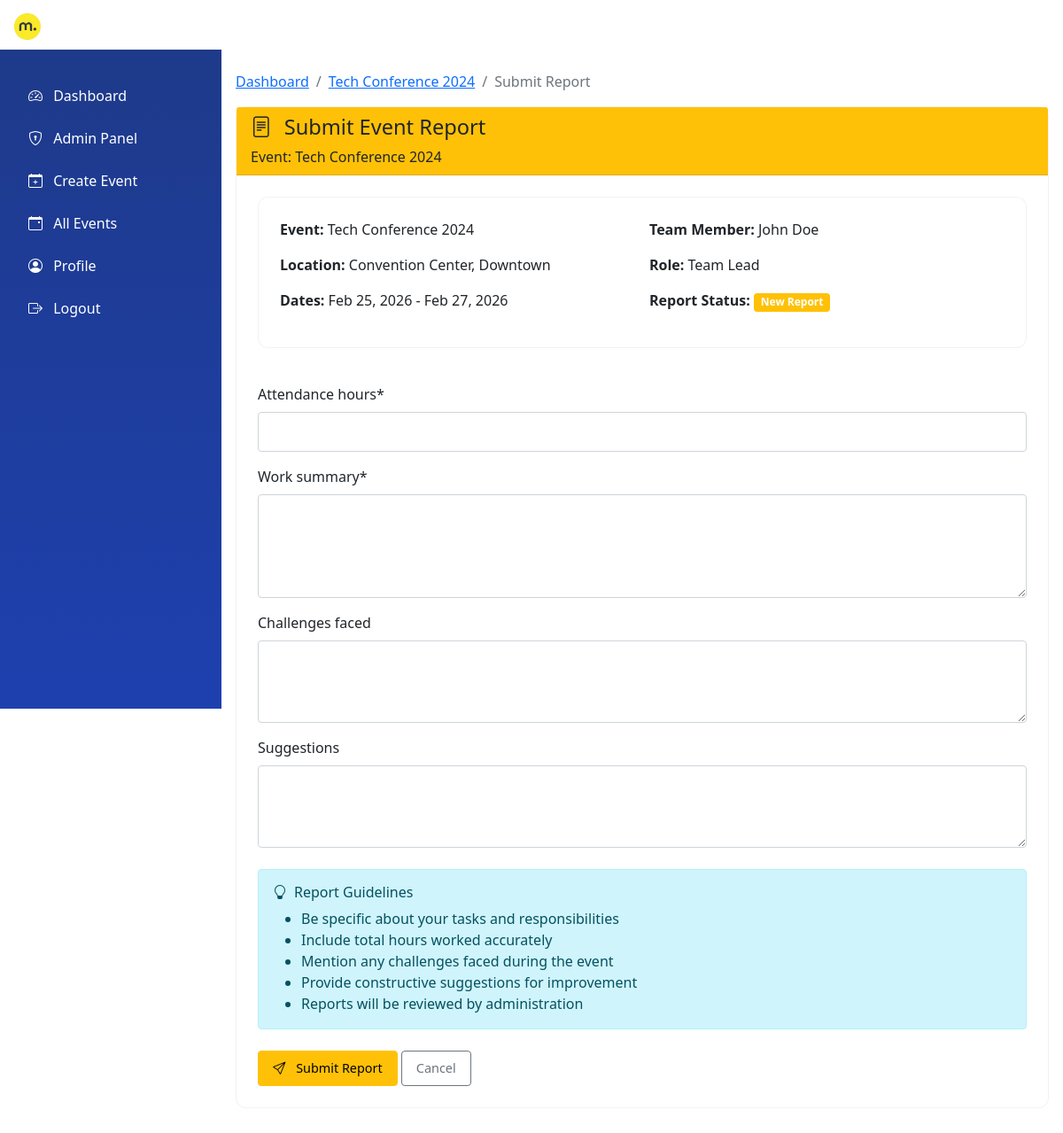
The page /reports/create/1/ (signed in) on the database its author committed.
### events/models.py (models this page shows, shortened)
class EventAssignment(models.Model):
    event = models.ForeignKey(Event, on_delete=models.CASCADE, related_name='assignments')
    team_member = models.ForeignKey(TeamMember, on_delete=models.CASCADE, related_name='event_assignments')
    is_team_lead = models.BooleanField(default=False)
    assigned_at = models.DateTimeField(auto_now_add=True)
    class Meta:
        unique_together = ['event', 'team_member']

class Event(models.Model):
    EVENT_STATUS = (
        ('upcoming', 'Upcoming'),
        ('ongoing', 'Ongoing'),
        ('completed', 'Completed'),
        ('cancelled', 'Cancelled'),
    )
    name = models.CharField(max_length=200)
    description = models.TextField()
    location = models.CharField(max_length=200)
    start_date = models.DateTimeField()
    end_date = models.DateTimeField()
    status = models.CharField(max_length=20, choices=EVENT_STATUS, default='upcoming')
    created_by = models.ForeignKey(User, on_delete=models.CASCADE)
    created_at = models.DateTimeField(auto_now_add=True)

### teams/models.py (models this page shows, shortened)
class TeamMember(models.Model):
    user = models.OneToOneField(User, on_delete=models.CASCADE, related_name='team_member')
    phone = models.CharField(max_length=15, unique=True)  # M-Pesa phone number
    id_number = models.CharField(max_length=20, blank=True, null=True)  # National ID
    address = models.TextField()
    shift_rate = models.DecimalField(max_digits=10, decimal_places=2, default=0, validators=[MinValueValidator(0)])
    mpesa_number = models.CharField(max_length=15, default="")  # M-Pesa phone for payments
    mpesa_name = models.CharField(max_length=100, blank=True)  # Name as registered in M-Pesa
    is_verified = models.BooleanField(default=False)
    created_at = models.DateTimeField(auto_now_add=True)

### invoices/views.py (the view)
# urls.py: path('reports/create/<int:assignment_id>/', invoice_views.create_report, name='create_report'),
@login_required
def create_report(request, assignment_id):
    assignment = get_object_or_404(EventAssignment, id=assignment_id)
    if not (request.user.is_staff or assignment.team_member.user == request.user):
        messages.error(request, 'You are not authorized to create reports for this assignment.')
        return redirect('dashboard')
    if EventReport.objects.filter(event_assignment=assignment).exists():
        messages.warning(request, 'A report already exists for this assignment.')
        return redirect('event_detail', event_id=assignment.event.id)
    if request.method == 'POST':
        form = EventReportForm(request.POST)
        if form.is_valid():
            report = form.save(commit=False)
            report.event_assignment = assignment
            report.save()
            messages.success(request, 'Report submitted successfully!')
            return redirect('event_detail', event_id=assignment.event.id)
    else:
        form = EventReportForm()
    return render(request, 'invoices/create_report.html', {
        'form': form,
        'assignment': assignment,
    })

### invoices/forms.py (shortened to what this page needs)
class EventReportForm(forms.ModelForm):
    class Meta:
        model = EventReport
        fields = ['attendance_hours', 'work_summary', 'challenges_faced', 'suggestions']
        widgets = {
            'work_summary': forms.Textarea(attrs={'rows': 4}),
            'challenges_faced': forms.Textarea(attrs={'rows': 3}),
            'suggestions': forms.Textarea(attrs={'rows': 3}),
        }

### templates/invoices/create_report.html (shortened to what this page needs)
{% extends 'base.html' %}
{% load crispy_forms_tags %}
{% block content %}
<div class="row">
    <div class="col-12">
        <nav aria-label="breadcrumb">
            <ol class="breadcrumb">
                <li class="breadcrumb-item"><a href="{% url 'dashboard' %}">Dashboard</a></li>
                <li class="breadcrumb-item"><a href="{% url 'event_detail' assignment.event.id %}">{{ assignment.event.name }}</a></li>
                <li class="breadcrumb-item active" aria-current="page">Submit Report</li>
            </ol>
        </nav>
        <div class="card">
            <div class="card-header bg-warning text-dark">
                <h4 class="mb-0">
                    <i class="bi bi-file-text me-2"></i> Submit Event Report
                </h4>
                <p class="mb-0 mt-2">Event: {{ assignment.event.name }}</p>
            </div>
            <div class="card-body">
                <div class="row mb-4">
                    <div class="col-md-12">
                        <div class="card">
                            <div class="card-body">
                                <div class="row">
                                    <div class="col-md-6">
                                        <p><strong>Event:</strong> {{ assignment.event.name }}</p>
                                        <p><strong>Location:</strong> {{ assignment.event.location }}</p>
                                        <p><strong>Dates:</strong> {{ assignment.event.start_date|date:"M d, Y" }} - {{ assignment.event.end_date|date:"M d, Y" }}</p>
                                    </div>
                                    <div class="col-md-6">
                                        <p><strong>Team Member:</strong> {{ assignment.team_member.user.get_full_name }}</p>
                                        <p><strong>Role:</strong> {% if assignment.is_team_lead %}Team Lead{% else %}Team Member{% endif %}</p>
                                        <p><strong>Report Status:</strong> <span class="badge bg-warning">New Report</span></p>
                                    </div>
                                </div>
                            </div>
                        </div>
                    </div>
                </div>
                <form method="post">
                    {{ form|crispy }}
                    <div class="alert alert-info mt-4">
                        <h6><i class="bi bi-lightbulb me-2"></i>Report Guidelines</h6>
                        <ul class="mb-0">
                            <li>Be specific about your tasks and responsibilities</li>
                            <li>Include total hours worked accurately</li>
                            <li>Mention any challenges faced during the event</li>
                            <li>Provide constructive suggestions for improvement</li>
                            <li>Reports will be reviewed by administration</li>
                        </ul>
                    </div>
                    <div class="mt-4">
                        <button type="submit" class="btn btn-warning">
                            <i class="bi bi-send me-2"></i> Submit Report
                        </button>
                        <a href="{% url 'event_detail' assignment.event.id %}" class="btn btn-outline-secondary">
                            Cancel
                        </a>
                    </div>
                </form>
            </div>
        </div>
    </div>
</div>
{% endblock %}

### templates/base.html (style rules this page uses)
:root { --mookh-primary: #1E3A8A; --mookh-secondary: #3B82F6; --mookh-accent: #10B981; --mookh-light: #F8FAFC; --mookh-dark: #1E293B; --sidebar-width: 250px; --sidebar-collapsed-width: 0px; }
* { box-sizing: border-box; }
html { font-size: 16px; -webkit-text-size-adjust: 100%; }
body { overflow-x: hidden; font-size: 1rem; line-height: 1.5; padding-top: 56px; }
h4 { font-size: calc(1.1rem + 0.5vw); }
h6 { font-size: 1rem; }
.card { border-radius: 12px; border: 1px solid rgba(0,0,0,0.05); transition: all 0.3s ease; margin-bottom: 1rem; }
.card-body { padding: 1.25rem; }
@media (min-width: 768px) { .card-body { padding: 1.5rem; } }
.btn { padding: 0.5rem 1rem; font-size: 0.9rem; }
.form-control, .form-select { font-size: 16px; padding: 0.6rem 0.75rem; }
.row { margin-left: -0.5rem; margin-right: -0.5rem; }
.col, [class*="col-"] { padding-left: 0.5rem; padding-right: 0.5rem; }

### rows shown on the page
EventAssignment: event.name "Tech Conference 2024", event.location "Convention Center, Downtown", event.start_date "Feb 25, 2026", event.end_date "Feb 27, 2026", team_member.user.get_full_name "John Doe"
